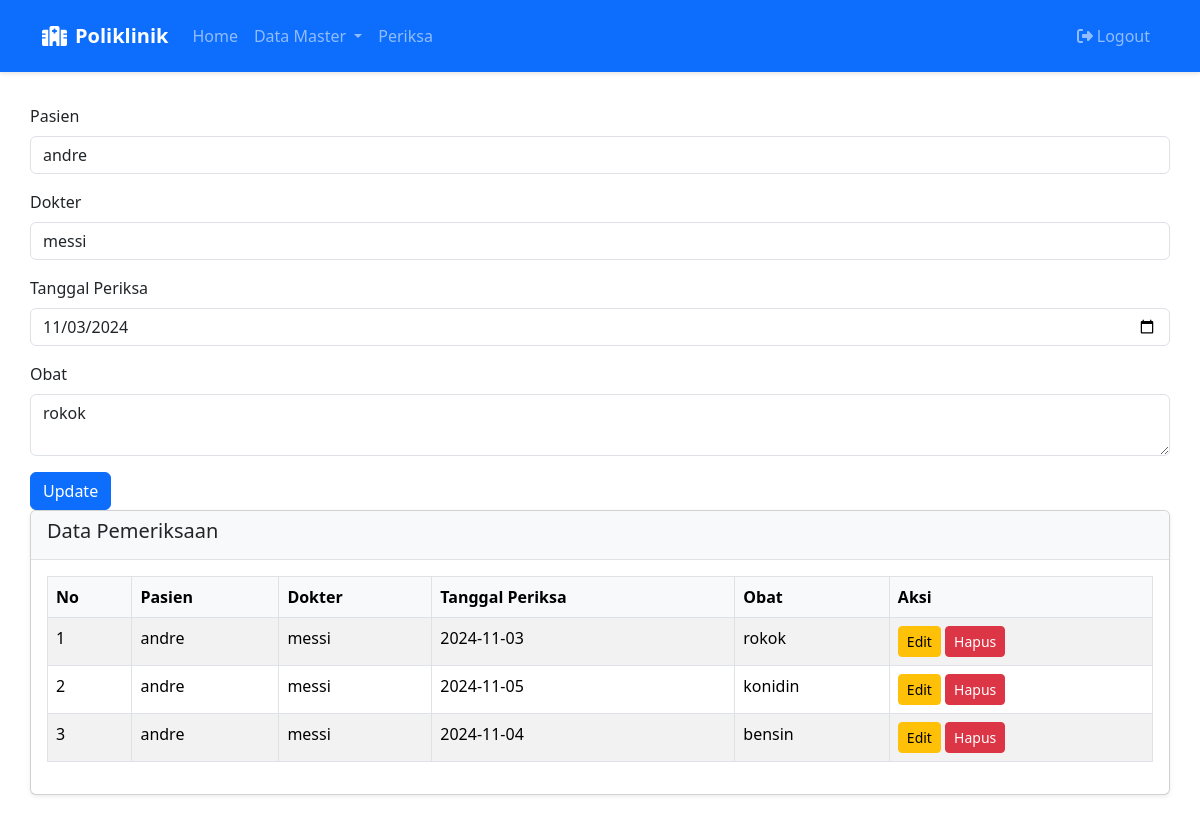
The page /index.php?page=periksa.php&edit=1 (signed in) on the database its author committed.
### tables this page shows
CREATE TABLE `periksa` (
  `id` int(11) NOT NULL,
  `id_pasien` int(11) DEFAULT NULL,
  `id_dokter` int(11) DEFAULT NULL,
  `tgl_periksa` date DEFAULT NULL,
  `obat` text DEFAULT NULL,
  `created_at` timestamp NOT NULL DEFAULT current_timestamp()
);

CREATE TABLE `pasien` (
  `id` int(11) NOT NULL,
  `nama` varchar(100) NOT NULL,
  `alamat` text DEFAULT NULL,
  `no_hp` varchar(15) DEFAULT NULL,
  `created_at` timestamp NOT NULL DEFAULT current_timestamp()
);

CREATE TABLE `dokter` (
  `id` int(11) NOT NULL,
  `nama` varchar(100) NOT NULL,
  `alamat` text DEFAULT NULL,
  `no_hp` varchar(15) DEFAULT NULL,
  `created_at` timestamp NOT NULL DEFAULT current_timestamp()
);

### periksa.php (the view, shortened to what this page needs)
<?php
include 'koneksi.php';
$pasien_query = "SELECT * FROM pasien";
$pasien_result = $koneksi->query($pasien_query);
$dokter_query = "SELECT * FROM dokter";
$dokter_result = $koneksi->query($dokter_query);
$edit_data = null;
if (isset($_GET['edit'])) {
    $id = $_GET['edit'];
    $edit_query = "SELECT * FROM periksa WHERE id=?";
    $stmt = $koneksi->prepare($edit_query);
    $stmt->bind_param("i", $id);
    $stmt->execute();
    $edit_data = $stmt->get_result()->fetch_assoc();
}
$result = $koneksi->query("SELECT periksa.*, pasien.nama AS nama_pasien, dokter.nama AS nama_dokter
                           FROM periksa
                           JOIN pasien ON periksa.id_pasien = pasien.id
                           JOIN dokter ON periksa.id_dokter = dokter.id");
?>
<form method="POST">
    <div class="mb-3">
        <label class="form-label">Pasien</label>
        <select name="id_pasien" class="form-control" required>
            <?php while ($pasien = $pasien_result->fetch_assoc()): ?>
                <option value="<?= $pasien['id'] ?>" <?= (isset($edit_data) && $edit_data['id_pasien'] == $pasien['id']) ? 'selected' : '' ?>>
                    <?= $pasien['nama'] ?>
                </option>
            <?php endwhile; ?>
        </select>
    </div>
    <div class="mb-3">
        <label class="form-label">Dokter</label>
        <select name="id_dokter" class="form-control" required>
            <?php while ($dokter = $dokter_result->fetch_assoc()): ?>
                <option value="<?= $dokter['id'] ?>" <?= (isset($edit_data) && $edit_data['id_dokter'] == $dokter['id']) ? 'selected' : '' ?>>
                    <?= $dokter['nama'] ?>
                </option>
            <?php endwhile; ?>
        </select>
    </div>
    <div class="mb-3">
        <label class="form-label">Tanggal Periksa</label>
        <input type="date" name="tgl_periksa" class="form-control" value="<?= isset($edit_data) ? $edit_data['tgl_periksa'] : '' ?>" required>
    </div>
    <div class="mb-3">
        <label class="form-label">Obat</label>
        <textarea name="obat" class="form-control" required><?= isset($edit_data) ? $edit_data['obat'] : '' ?></textarea>
    </div>
    <button type="submit" name="<?= isset($edit_data) ? 'update' : 'tambah' ?>" class="btn btn-primary">
        <?= isset($edit_data) ? 'Update' : 'Tambah' ?>
    </button>
</form>
<div class="card">
    <div class="card-header">
        <h5>Data Pemeriksaan</h5>
    </div>
    <div class="card-body">
        <table class="table table-bordered table-striped">
            <thead>
                <tr>
                    <th>No</th>
                    <th>Pasien</th>
                    <th>Dokter</th>
                    <th>Tanggal Periksa</th>
                    <th>Obat</th>
                    <th>Aksi</th>
                </tr>
            </thead>
            <tbody>
                <?php
                $no = 1;
                while ($row = $result->fetch_assoc()):
                ?>
                <tr>
                    <td><?= $no++ ?></td>
                    <td><?= $row['nama_pasien'] ?></td>
                    <td><?= $row['nama_dokter'] ?></td>
                    <td><?= $row['tgl_periksa'] ?></td>
                    <td><?= $row['obat'] ?></td>
                    <td>
                        <a href="?page=periksa.php&edit=<?= $row['id'] ?>" class="btn btn-warning btn-sm">Edit</a>
                        <a href="?page=periksa.php&hapus=<?= $row['id'] ?>" class="btn btn-danger btn-sm" onclick="return confirm('Yakin ingin menghapus data ini?')">Hapus</a>
                    </td>
                </tr>
                <?php endwhile; ?>
            </tbody>
        </table>
    </div>
</div>

### index.php (style rules this page uses)
.card { margin-bottom: 1.5rem; box-shadow: 0 0.125rem 0.25rem rgba(0,0,0,.075); }
.card-header { background-color: #f8f9fa; border-bottom: 1px solid #dee2e6; }
.table th { background-color: #f8f9fa; }

### rows shown on the page
periksa: id_pasien "andre", id_dokter "messi", tgl_periksa "11/03/2024", obat "rokok", id_pasien.nama "andre", id_dokter.nama "messi", tgl_periksa "2024-11-03"
periksa: id_pasien.nama "andre", id_dokter.nama "messi", tgl_periksa "2024-11-05", obat "konidin"
periksa: id_pasien.nama "andre", id_dokter.nama "messi", tgl_periksa "2024-11-04", obat "bensin"
